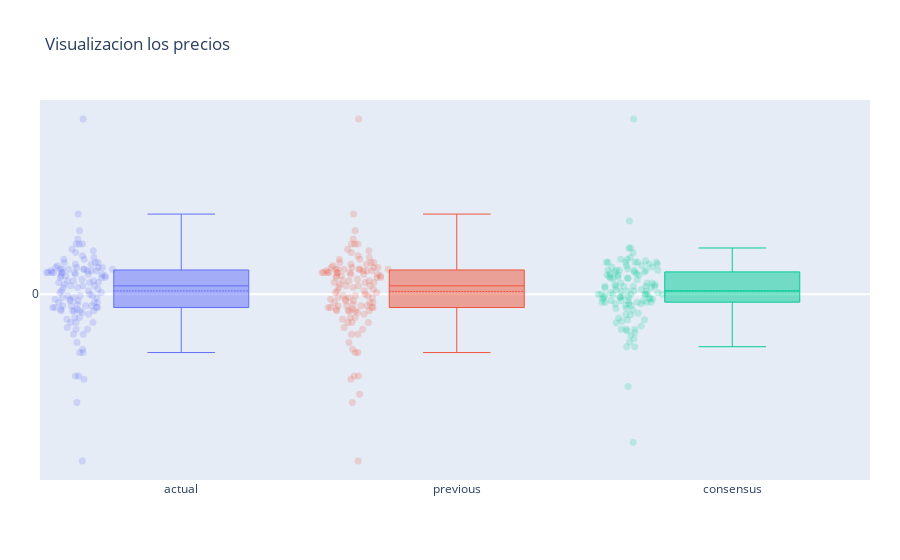

Notebook code cell kept with this figure:
### Markdown cell above
### Gráfico Boxplot

### Code cell
grafica = g_boxplot_varios(df_train)
py.iplot(grafica)
